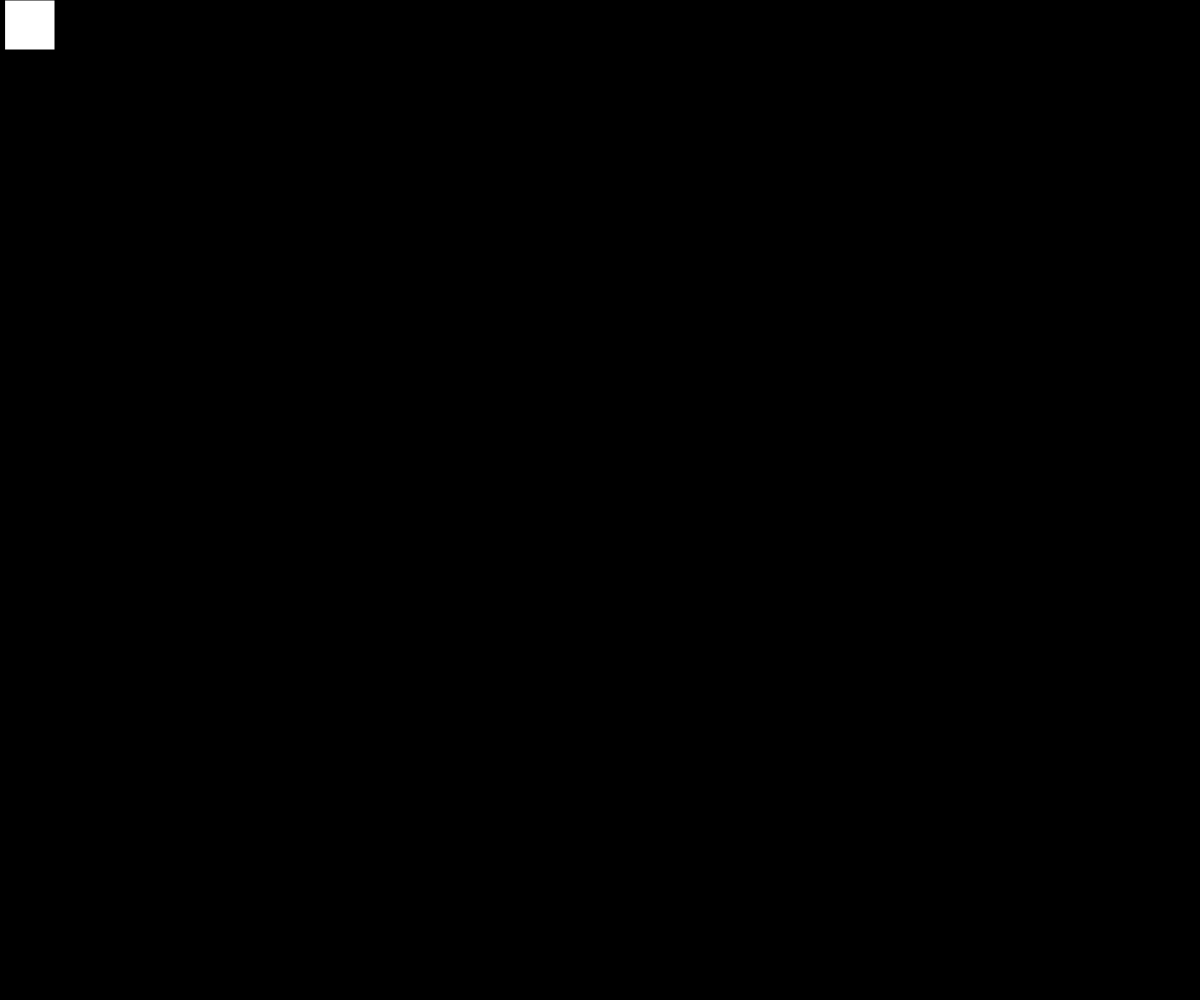
Frame 1 (no input)
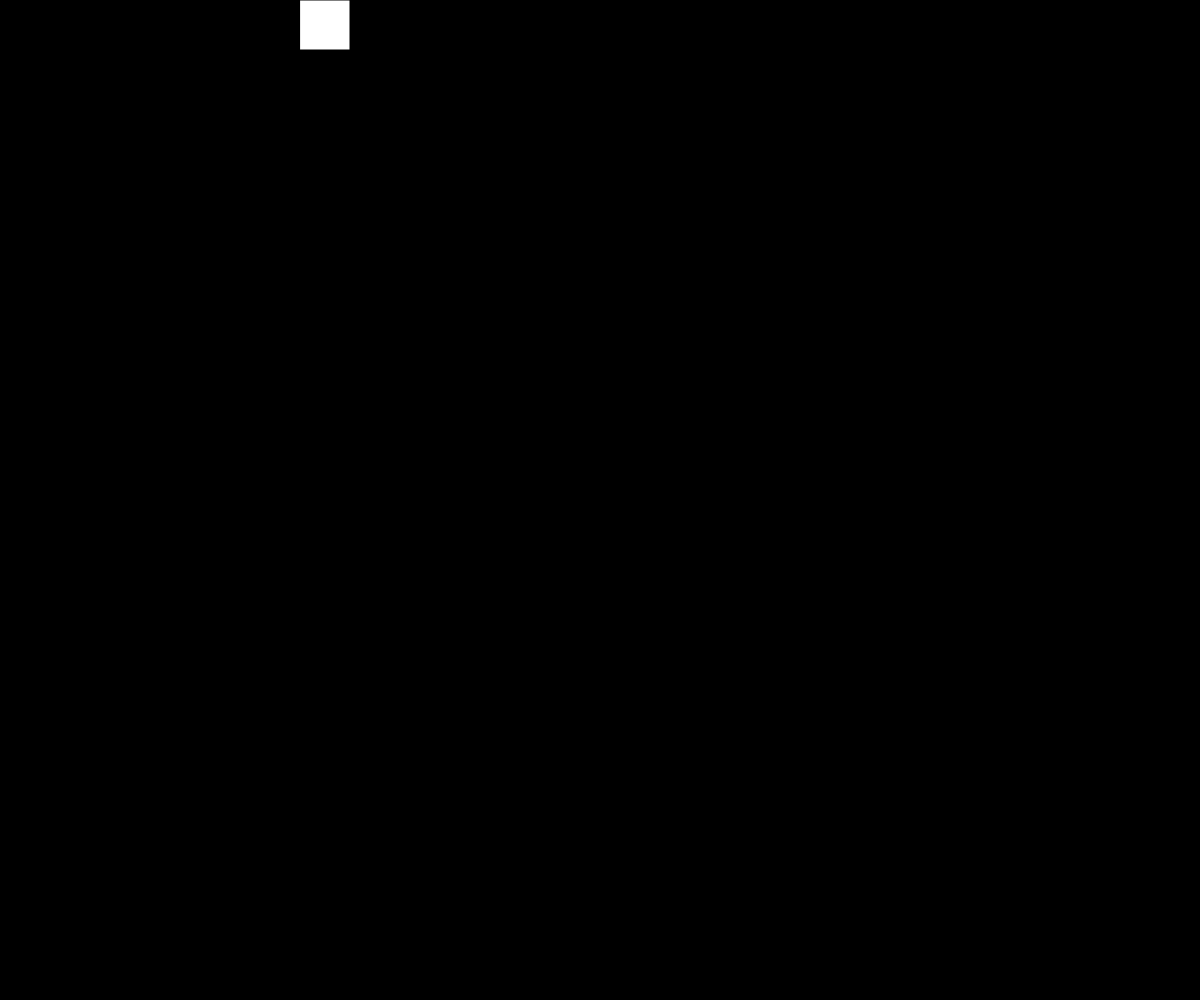
Frame 60 (no input)
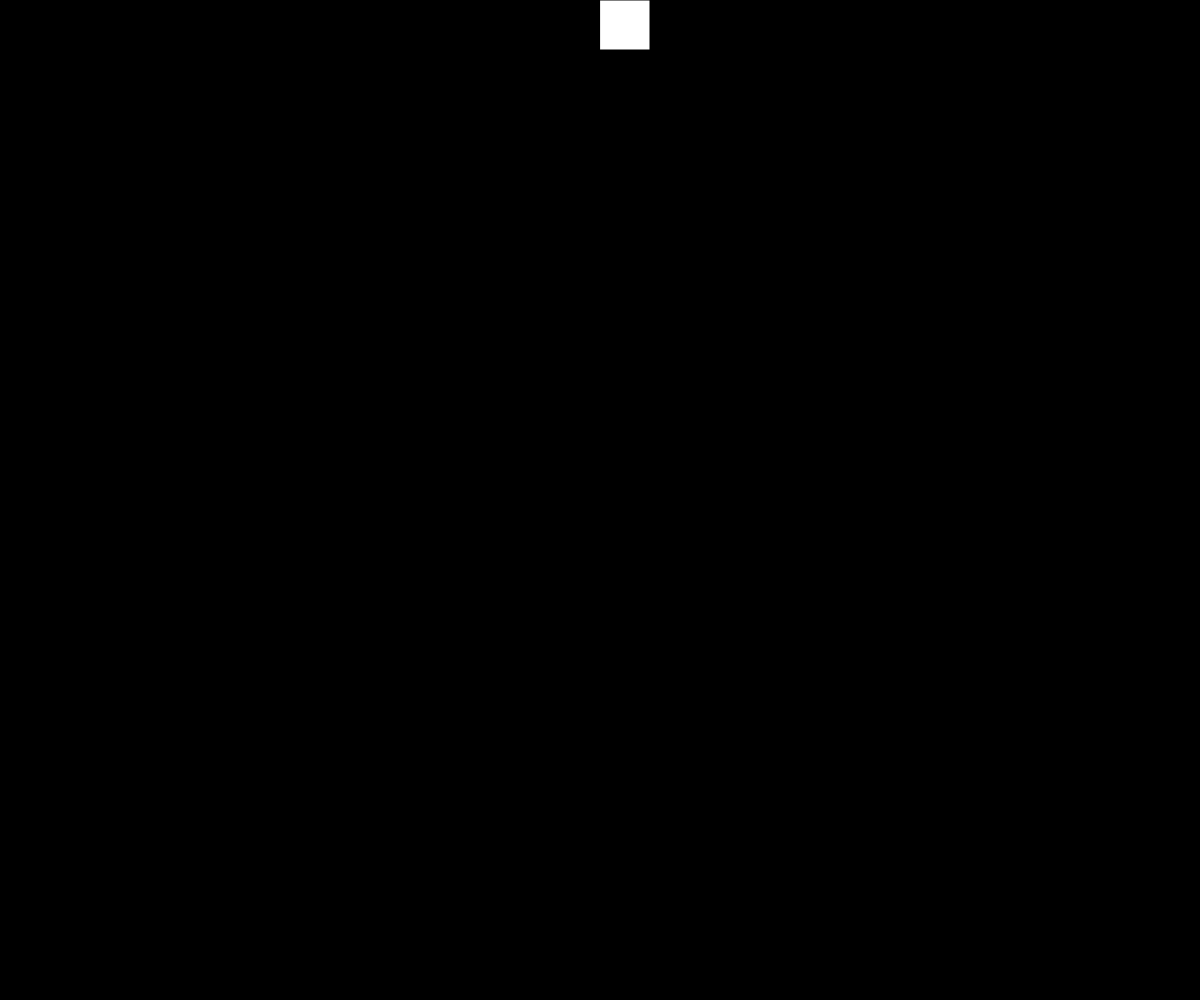
Frame 120 (the mouse pressed at the canvas centre since frame 60)

The p5.js sketch that drew these frames (run headless with seeded random() and noise() and a simulated clock; from frame 60 on, the mouse is pressed at the canvas centre):

// p5.js sketch
// ── sketch.js
// squaremoving around the screen
// september 19th 2024

let x = 0;
let y =  0;
let speed = 5;
let squareSize = 50;
let state = 0;

function setup() {
  
}

function draw() {
  createCanvas(windowWidth,windowHeight);
  background(0);
  moveSquare();
  drawSquare()
}

function drawSquare(){
  fill(255);
  square(x,y,squareSize);
}

function moveSquare(){
  if (state === 0){
    x += speed;
    if (x >= width - squareSize){
      state =1;
    }
  }
  else if (state === 1){
    y += speed;
    if  (y >= height - squareSize){
      state = 2;
    }
  }
  else if (state === 2){
    x -= speed;
    if  (x <=0){
      state = 3;
    }
  }
  else if (state === 3){
    y -= speed;
    if  (y <=0){
      state = 0;
    }
  }
}
